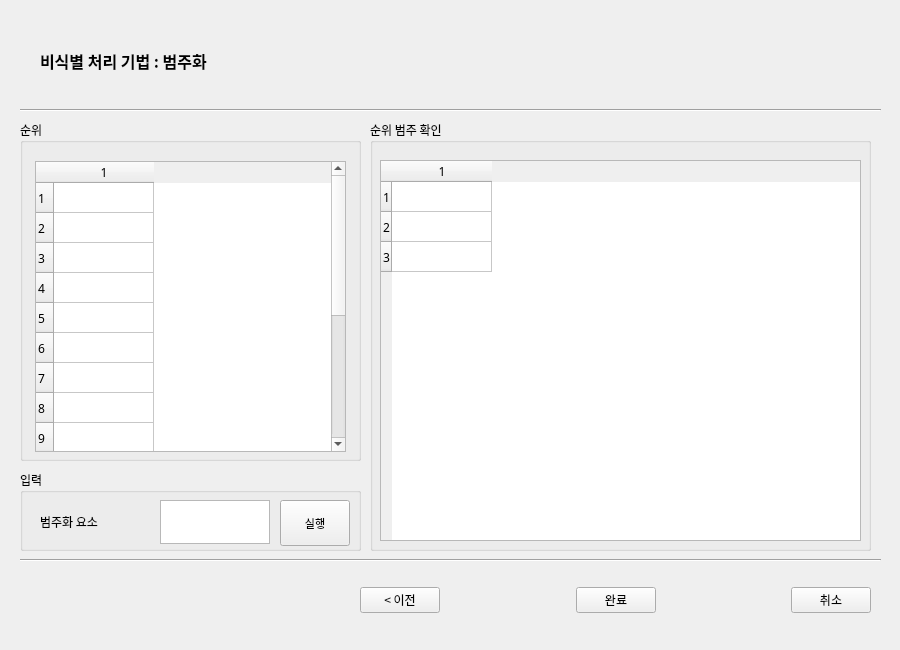
<?xml version="1.0" encoding="UTF-8"?>
<ui version="4.0">
 <class>Import Data</class>
 <widget class="QMainWindow" name="Import Data">
  <property name="geometry">
   <rect>
    <x>0</x>
    <y>0</y>
    <width>900</width>
    <height>650</height>
   </rect>
  </property>
  <property name="windowTitle">
   <string>범주화</string>
  </property>
  <widget class="QWidget" name="centralwidget">
   <widget class="Line" name="line">
    <property name="geometry">
     <rect>
      <x>20</x>
      <y>550</y>
      <width>861</width>
      <height>20</height>
     </rect>
    </property>
    <property name="orientation">
     <enum>Qt::Horizontal</enum>
    </property>
   </widget>
   <widget class="Line" name="line_2">
    <property name="geometry">
     <rect>
      <x>20</x>
      <y>100</y>
      <width>861</width>
      <height>20</height>
     </rect>
    </property>
    <property name="orientation">
     <enum>Qt::Horizontal</enum>
    </property>
   </widget>
   <widget class="QGroupBox" name="arrBox_2">
    <property name="geometry">
     <rect>
      <x>20</x>
      <y>120</y>
      <width>341</width>
      <height>341</height>
     </rect>
    </property>
    <property name="font">
     <font>
      <family>맑은 고딕</family>
     </font>
    </property>
    <property name="title">
     <string>순위</string>
    </property>
    <widget class="QTableWidget" name="original">
     <property name="geometry">
      <rect>
       <x>15</x>
       <y>41</y>
       <width>311</width>
       <height>291</height>
      </rect>
     </property>
     <property name="rowCount">
      <number>15</number>
     </property>
     <property name="columnCount">
      <number>1</number>
     </property>
     <row/>
     <row/>
     <row/>
     <row/>
     <row/>
     <row/>
     <row/>
     <row/>
     <row/>
     <row/>
     <row/>
     <row/>
     <row/>
     <row/>
     <row/>
     <column/>
     <item row="0" column="0">
      <property name="text">
       <string/>
      </property>
      <property name="font">
       <font>
        <weight>50</weight>
        <bold>false</bold>
       </font>
      </property>
     </item>
    </widget>
   </widget>
   <widget class="QGroupBox" name="arrBox_3">
    <property name="geometry">
     <rect>
      <x>370</x>
      <y>120</y>
      <width>501</width>
      <height>431</height>
     </rect>
    </property>
    <property name="font">
     <font>
      <family>맑은 고딕</family>
     </font>
    </property>
    <property name="title">
     <string>순위 범주 확인</string>
    </property>
    <widget class="QTableWidget" name="categorical">
     <property name="geometry">
      <rect>
       <x>10</x>
       <y>40</y>
       <width>481</width>
       <height>381</height>
      </rect>
     </property>
     <property name="rowCount">
      <number>3</number>
     </property>
     <property name="columnCount">
      <number>1</number>
     </property>
     <row/>
     <row/>
     <row/>
     <column/>
    </widget>
   </widget>
   <widget class="QGroupBox" name="arrBox_4">
    <property name="geometry">
     <rect>
      <x>20</x>
      <y>470</y>
      <width>341</width>
      <height>81</height>
     </rect>
    </property>
    <property name="font">
     <font>
      <family>맑은 고딕</family>
     </font>
    </property>
    <property name="title">
     <string>입력</string>
    </property>
    <widget class="QLabel" name="label_1">
     <property name="geometry">
      <rect>
       <x>20</x>
       <y>30</y>
       <width>121</width>
       <height>44</height>
      </rect>
     </property>
     <property name="text">
      <string>범주화 요소</string>
     </property>
    </widget>
    <widget class="QPushButton" name="runButton">
     <property name="geometry">
      <rect>
       <x>260</x>
       <y>30</y>
       <width>70</width>
       <height>46</height>
      </rect>
     </property>
     <property name="font">
      <font>
       <pointsize>8</pointsize>
      </font>
     </property>
     <property name="text">
      <string>실행</string>
     </property>
    </widget>
    <widget class="QTextEdit" name="orderText">
     <property name="geometry">
      <rect>
       <x>140</x>
       <y>30</y>
       <width>110</width>
       <height>44</height>
      </rect>
     </property>
    </widget>
   </widget>
   <widget class="QLabel" name="label">
    <property name="geometry">
     <rect>
      <x>40</x>
      <y>30</y>
      <width>551</width>
      <height>61</height>
     </rect>
    </property>
    <property name="font">
     <font>
      <family>맑은 고딕</family>
      <pointsize>12</pointsize>
      <weight>75</weight>
      <bold>true</bold>
     </font>
    </property>
    <property name="text">
     <string>비식별 처리 기법 : 범주화</string>
    </property>
   </widget>
   <widget class="QWidget" name="horizontalLayoutWidget_2">
    <property name="geometry">
     <rect>
      <x>360</x>
      <y>570</y>
      <width>511</width>
      <height>61</height>
     </rect>
    </property>
    <layout class="QHBoxLayout" name="horizontalLayout_2">
     <item>
      <widget class="QPushButton" name="backButton">
       <property name="font">
        <font>
         <family>맑은 고딕</family>
         <pointsize>9</pointsize>
        </font>
       </property>
       <property name="text">
        <string>&lt; 이전</string>
       </property>
      </widget>
     </item>
     <item>
      <spacer name="horizontalSpacer_5">
       <property name="orientation">
        <enum>Qt::Horizontal</enum>
       </property>
       <property name="sizeHint" stdset="0">
        <size>
         <width>40</width>
         <height>20</height>
        </size>
       </property>
      </spacer>
     </item>
     <item>
      <widget class="QPushButton" name="finishButton">
       <property name="font">
        <font>
         <family>맑은 고딕</family>
         <pointsize>9</pointsize>
        </font>
       </property>
       <property name="text">
        <string>완료</string>
       </property>
      </widget>
     </item>
     <item>
      <spacer name="horizontalSpacer_3">
       <property name="orientation">
        <enum>Qt::Horizontal</enum>
       </property>
       <property name="sizeHint" stdset="0">
        <size>
         <width>40</width>
         <height>20</height>
        </size>
       </property>
      </spacer>
     </item>
     <item>
      <widget class="QPushButton" name="cancelButton">
       <property name="font">
        <font>
         <family>맑은 고딕</family>
         <pointsize>9</pointsize>
        </font>
       </property>
       <property name="text">
        <string>취소</string>
       </property>
      </widget>
     </item>
    </layout>
   </widget>
  </widget>
 </widget>
 <resources/>
 <connections/>
</ui>
